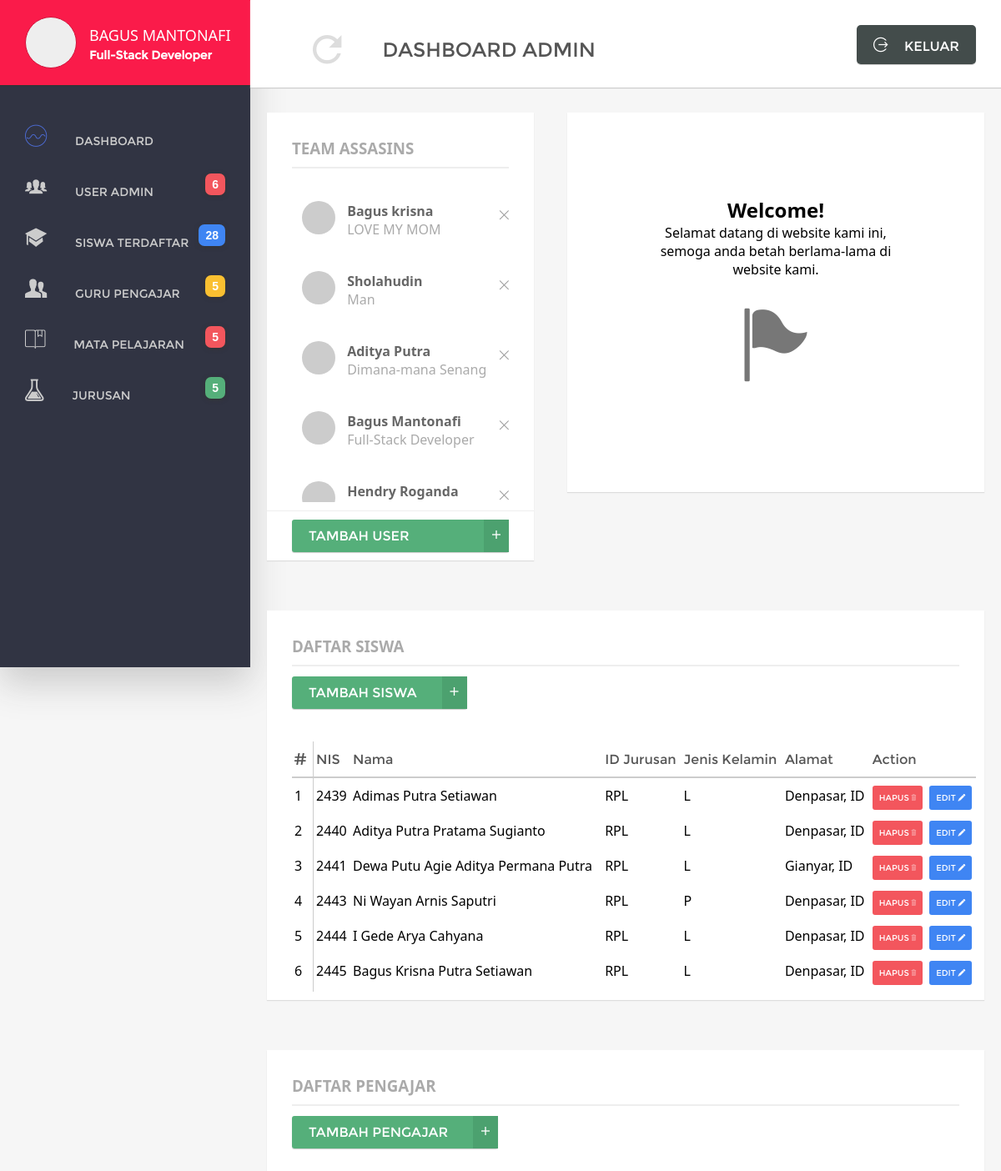
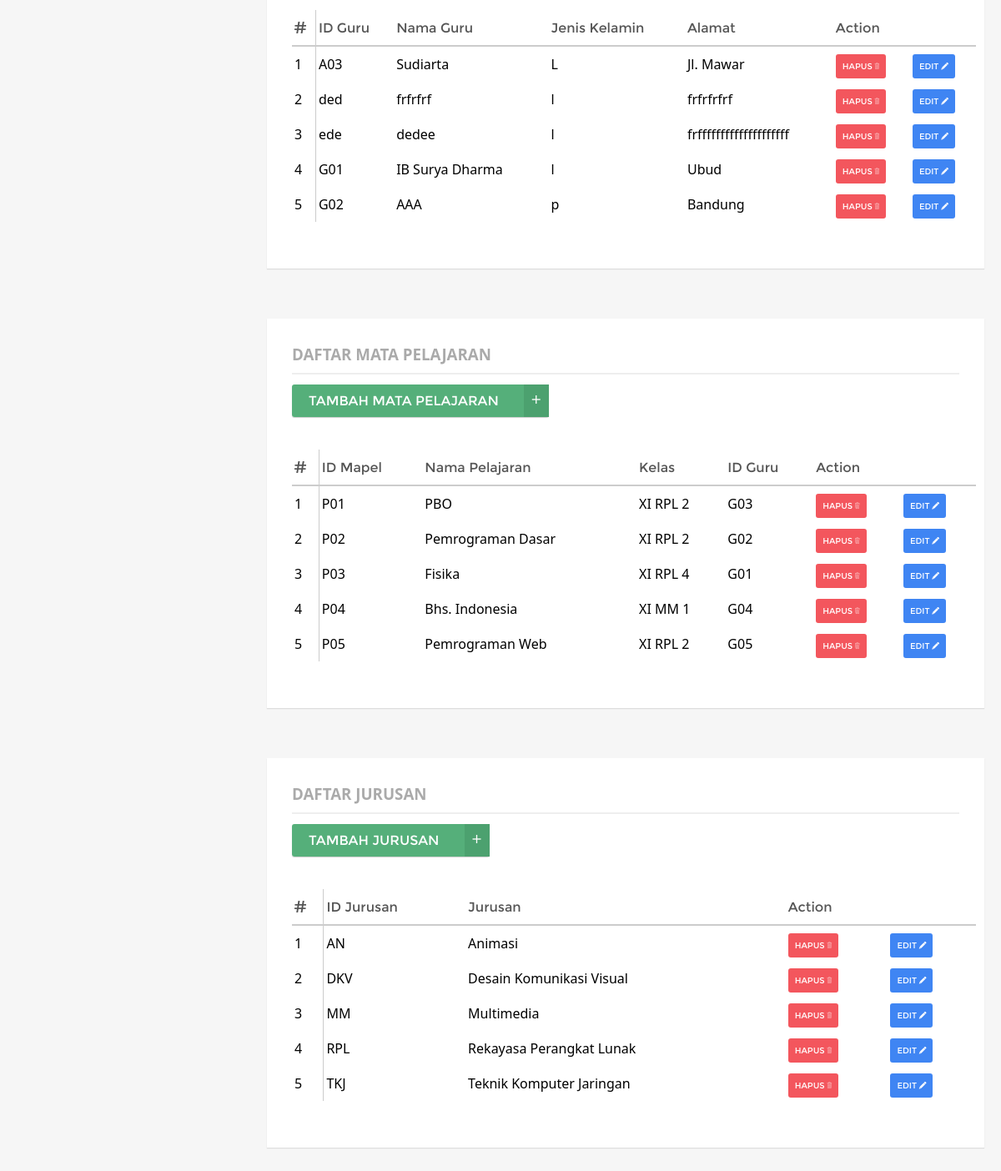
Screenshot of / (signed in) with the database file from the repository (2 pictures, top to bottom).
### tables this page shows
CREATE TABLE IF NOT EXISTS `user` (
  `user_name` varchar(30) NOT NULL,
  `password` varchar(20) NOT NULL,
  `nama_lengkap` varchar(50) NOT NULL,
  `bio` varchar(100) NOT NULL
);

CREATE TABLE IF NOT EXISTS `siswa` (
  `NIS` int(4) NOT NULL,
  `nama` varchar(50) NOT NULL,
  `id_jurusan` varchar(10) NOT NULL,
  `jk` varchar(1) NOT NULL,
  `alamat` varchar(50) NOT NULL
);

CREATE TABLE IF NOT EXISTS `guru` (
  `id_guru` varchar(3) NOT NULL,
  `nama_guru` varchar(50) NOT NULL,
  `jk` varchar(1) NOT NULL,
  `alamat` varchar(50) NOT NULL
);

CREATE TABLE IF NOT EXISTS `pelajaran` (
  `id_pelajaran` varchar(3) NOT NULL,
  `nama_pelajaran` varchar(50) NOT NULL,
  `kelas` varchar(10) NOT NULL,
  `id_guru` varchar(3) NOT NULL
);

CREATE TABLE IF NOT EXISTS `jurusan` (
  `id_jurusan` varchar(3) NOT NULL,
  `jurusan` varchar(100) NOT NULL
);

### partials/list/siswa.php (the view, shortened to what this page needs)
<div id="siswa">
	<div class="list-table">
		<div class="card">
			<div class="header">
				<h3>DAFTAR SISWA</h3>
				<hr>
			</div>
			<div class="command">
				<a href="pages/form/tambah/TambahSiswa.php" class="btn-tambah">TAMBAH SISWA</a>
			</div>
			<div class="list">
				<div class="scrolling">
					<table>
						<thead>
							<tr>
								<th><i class="icon ion-pound"></i></th>
								<th>NIS</th>
								<th>Nama</th>
								<th>ID Jurusan</th>
								<th>Jenis Kelamin</th>
								<th>Alamat</th>
								<th colspan="2" align="center">Action</th>
							</tr>
						</thead>
						<tbody>
						<?php
							$urut = 1;
							$tampilkan = mysql_query("select * from siswa");
							while($hasil = mysql_fetch_array($tampilkan)){
								?>
								<tr>
									<td><?php echo $urut++; ?></td>
									<td><?php echo $hasil['0']; ?></td>
									<td><?php echo $hasil['1']; ?></td>
									<td><?php echo $hasil['2']; ?></td>
									<td><?php echo $hasil['3']; ?></td>
									<td><?php echo $hasil['4']; ?></td>
									<td>
										<a href="pages/form/hapus/ProsesHapusSiswa.php?nis=<?php echo $hasil['0']; ?>" class="hapus">HAPUS
										<i class="icon ion-ios-trash-outline"></i>
										</a>
									</td>
									<td>
										<a href="pages/form/update/UpdateSiswa.php?nis=<?php echo $hasil['0']; ?>" class="edit">
											EDIT
											<i class="icon ion-edit"></i>
										</a>
									</td>
								</tr>
								<?php
							}
						?>
						</tbody>
					</table>
				</div>
			</div>
		</div>
	</div>
</div>

### partials/list/user.php
<div id="user-team">
	<div class="card">
		<div class="header">
			<h3>TEAM ASSASINS</h3>
			<hr>
		</div>
		<div class="list">
			<ul>
				<?php
				$query = mysql_query("SELECT * FROM user");
				?>
				<?php while($data = mysql_fetch_array($query)){?>
				<li>
					<div class="item">
						<span class="avatar"></span>
						<div class="desc">
							<h6 class="name"><?php echo $data["nama_lengkap"]; ?></h6>
							<p><?php echo $data["bio"]; ?></p>
						</div>
						<a class="hapus" href="pages/form/hapus/ProsesHapusUser.php?user=<?php echo $data["user_name"]; ?>"></a>
					</div>
				</li>
				<?php } ?>
			</ul>
		</div>
		<div class="footer">
			<a href="pages/form/tambah/TambahUser.php" class="btn-tambah">TAMBAH USER</a>
		</div>
	</div>
</div>

### partials/list/guru.php
<?php
$query = mysql_query("SELECT * FROM guru");
$i = 1;
?>
<div id="guru">
	<div class="list-table">
		<div class="card">
			<div class="header">
				<h3>DAFTAR PENGAJAR</h3>
				<hr>
			</div>
			<div class="command">
				<a href="pages/form/tambah/TambahGuru.php" class="btn-tambah">TAMBAH PENGAJAR</a>
			</div>
			<div class="list">
			<div class="scrolling">
				<table>
					<thead>
						<tr>
							<th><i class="icon ion-pound"></i></th>
							<th>ID Guru</th>
							<th>Nama Guru</th>
							<th>Jenis Kelamin</th>
							<th>Alamat</th>
							<th colspan="2" align="center">Action</th>
						</tr>
					</thead>
					<tbody>
						<?php while($data = mysql_fetch_array($query)){ ?>
						<tr>
							<td><?php echo $i++; ?></td>
							<td><?php echo $data['id_guru']; ?></td>
							<td><?php echo $data['nama_guru']; ?></td>
							<td><?php echo $data['jk']; ?></td>
							<td><?php echo $data['alamat']; ?></td>
							<td>
								<a href="pages/form/hapus/ProsesHapusGuru.php?id=<?php echo $data['id_guru']; ?>" class="hapus">
									HAPUS
								<i class="icon ion-ios-trash-outline"></i>
								</a>
							</td>
							<td>
								<a href="pages/form/update/UpdateGuru.php?id=<?php echo $data['id_guru']; ?>" class="edit">
									EDIT
								<i class="icon ion-edit"></i>
								</a>
							</td>
						</tr>
						<?php } ?>
					</tbody>
				</table>
				</div>
			</div>
		</div>
	</div>
</div>

### partials/list/mapel.php
<?php
	$sql = mysql_query('select * from pelajaran');
?>
<div id="mapel">
	<div class="list-table">
		<div class="card">
			<div class="header">
				<h3>DAFTAR MATA PELAJARAN</h3>
				<hr>
			</div>
			<div class="command">
				<a href="pages/form/tambah/TambahMapel.php" class="btn-tambah">TAMBAH MATA PELAJARAN</a>
			</div>
			<div class="list">
				<div class="scrolling">
					<table>
						<thead>
							<tr>
								<th><i class="icon ion-pound"></i></th>
								<th>ID Mapel</th>
								<th>Nama Pelajaran</th>
								<th>Kelas</th>
								<th>ID Guru</th>
								<th colspan="2" align="center">Action</th>
							</tr>
						</thead>
						<tbody>
						<?php
							$i=1;
while($data= mysql_fetch_array($sql)){
							?>
							<tr>
								<td><?php echo $i++;?></td>
								<td><?php echo $data['id_pelajaran'];?></td>
								<td><?php echo $data['nama_pelajaran'];?></td>
								<td><?php echo $data['kelas'];?></td>
								<td><?php echo $data['id_guru'];?></td>
								<td>
									<a href="pages/form/hapus/ProsesHapusMapel.php?id=<?php echo $data['id_pelajaran']?>" class="hapus">
										HAPUS
									<i class="icon ion-ios-trash-outline"></i>
									</a>
								</td>
								<td>
									<a href="pages/form/update/UpdateMapel.php?id=<?php echo $data['id_pelajaran']; ?>" class="edit">
										EDIT
									<i class="icon ion-edit"></i>
									</a>
								</td>
							</tr>
							<?php
								}
							?>
						</tbody>
					</table>
				</div>
			</div>
		</div>
	</div>
</div>

### partials/list/jurusan.php (shortened to what this page needs)
<?php
    $query = mysql_query("SELECT * FROM jurusan");
    $i = 1;
?>
<div id="jurusan">
	<div class="list-table">
		<div class="card">
			<div class="header">
				<h3>DAFTAR JURUSAN</h3>
				<hr>
			</div>
			<div class="command">
				<a href="pages/form/tambah/TambahJurusan.php" class="btn-tambah">TAMBAH JURUSAN</a>
			</div>
			<div class="list">
				<div class="scrolling">
					<table>
						<thead>
							<tr>
								<th><i class="icon ion-pound"></i></th>
								<th>ID Jurusan</th>
								<th>Jurusan</th>
								<th colspan="2" align="center">Action</th>
							</tr>
						</thead>
						<tbody>
                        <?php while($data = mysql_fetch_array($query)){ ?>
							<tr>
								<td><?php echo $i++; ?></td>
								<td><?php echo $data["id_jurusan"]; ?></td>
								<td><?php echo $data["jurusan"]; ?></td>
								<td>
									<a href="pages/form/hapus/ProsesHapusJurusan.php?id=<?php echo $data["id_jurusan"]; ?>" class="hapus">
										HAPUS
									<i class="icon ion-ios-trash-outline"></i>
									</a>
								</td>
								<td>
									<a href="pages/form/update/UpdateJurusan.php?id=<?php echo $data["id_jurusan"]; ?>" class="edit">
										EDIT
									<i class="icon ion-edit"></i>
									</a>
								</td>
							</tr>
							<?php } ?>
						</tbody>
					</table>
				</div>
			</div>
		</div>
	</div>
</div>

### css/style.css (style rules this page uses)
* { padding: 0; margin: 0; font-family: 'segoe ui', sans-serif; }
body { font-family: 'raleway', 'segoe ui',sans-serif; background: #F6F6F6; }
div, nav, header, footer, input, section, table, textarea { box-sizing: border-box; }
.card { background: #fff; min-height: 100px; width: 100%; box-shadow: 0 1px 1px 0 #ddd; }
section#main div#content div.header { padding: 10px 30px; padding-top: 30px; }
section#main div#content div.header h3 { color: #aaa; font-weight: 600; }
section#main div#content div.header hr { border: 1px solid #eee; margin-top: 10px; }
section#main div#content div#user-team { width: 40%; min-height: 100px; padding: 30px 20px; position: relative; float: left; }
section#main div#content div#user-team::after { display: block; content: ""; clear: both; }
section#main div#content div#user-team div.list { padding: 10px 30px; padding-right: 10px; }
section#main div#content div#user-team div.list ul { max-height: 380px; overflow-y: scroll; list-style-type: none; }
section#main div#content div#user-team div.list ul li { display: block; }
section#main div#content div#user-team div.list ul li div.item { position: relative; }
section#main div#content div#user-team div.list ul li div.item a { display: inline-block; position: absolute; color: #fff; text-decoration: none; border-radius: 100%; top: 20px; right: 10px; }
section#main div#content div#user-team div.list ul li div.item a:before { transition: all .3s ease; color: #999; font-size: 30px; font-family: 'ionicons'; content: "\f404"; padding: 10px; }
section#main div#content div#user-team div.list ul li div { padding: 10px 0; padding-left: 12px; text-decoration: none; display: block; }
section#main div#content div#user-team div.list ul li div span.avatar { width: 40px; height: 40px; border-radius: 100%; background: #ccc; display: inline-block; }
section#main div#content div#user-team div.list ul li div div.desc { padding-left: 10px; display: inline-block; }
section#main div#content div#user-team div.list ul li div div.desc h6 { font-size: 16px; color: #666; text-decoration: none; }
section#main div#content div#user-team div.list ul li div div.desc p { font-size: 16px; color: #aaa; }
section#main div#content div#user-team div.footer { border-top: 1px solid #eee; padding: 10px 30px; }
section#main div#content div#user-team div.footer .btn-tambah { display: block; }
section#main div#content div.list-table { width: 100%; padding: 30px 20px; position: relative; }
section#main div#content div.list-table div.command { width: 100%; min-height: 70px; padding: 10px 30px; padding-right: 20px; display: block; }
section#main div#content div.list-table div.list { padding: 10px 30px; padding-right: 10px; display: block; }
section#main div#content div.list-table div.list div.scrolling { overflow-y: scroll; height: 300px; }
section#main div#content div.list-table div.list table { border-collapse: collapse; width: 100%; }
section#main div#content div.list-table div.list table .hapus, section#main div#content div.list-table div.list table .edit { font-size: 10px; padding: 8px; text-decoration: none; color: #fff; font-family: 'montserrat', 'segoe ui', sans-serif; border-radius: 3px; }
section#main div#content div.list-table div.list table .hapus { background: #F3565D; }
section#main div#content div.list-table div.list table .edit { background: #3F85F3; }
section#main div#content div.list-table div.list table thead { background: #fff; }
section#main div#content div.list-table div.list table thead th:nth-of-type(1) { border-right: 1px solid #ccc; }
section#main div#content div.list-table div.list table tbody tr td { padding: 10px 3px; }
section#main div#content div.list-table div.list table tbody tr td:nth-of-type(1) { border-right: 1px solid #ccc; }
section#main div#content div.list-table div.list table thead { border-bottom: 1px solid #ccc; }
section#main div#content div.list-table div.list table thead th { padding: 10px 3px; font-weight: 200; color: #555; text-align: left; font-family: 'montserrat', 'segoe ui', sans-serif; }
#dahsboard, #siswa { width: 100%; min-height: 1px; }
.btn-tambah { background: #55AF7A; color: #fff; padding: 10px 20px; font-family: 'montserrat', 'segoe ui', sans-serif; border: none; box-shadow: 0 1px 1px 0 #ccc; border-radius: 3px; position: relative; padding-right: 60px; text-decoration: none; }
.btn-tambah:after { content: "\f2c7"; font-family: 'ionicons'; position: absolute; top: 0; bottom: 0; right: 0; padding: 10px; background: #4CA16F; }

### rows the page displays
user: nama_lengkap "Bagus krisna", bio "LOVE MY MOM"
user: nama_lengkap "Sholahudin", bio "Man"
user: nama_lengkap "Aditya Putra", bio "Dimana-mana Senang"
user: nama_lengkap "Bagus Mantonafi", bio "Full-Stack Developer"
user: nama_lengkap "Hendry Roganda"
siswa: NIS "2439", nama "Adimas Putra Setiawan", id_jurusan "RPL", jk "L", alamat "Denpasar, ID"
siswa: NIS "2440", nama "Aditya Putra Pratama Sugianto", id_jurusan "RPL", jk "L", alamat "Denpasar, ID"
siswa: NIS "2441", nama "Dewa Putu Agie Aditya Permana Putra", id_jurusan "RPL", jk "L", alamat "Gianyar, ID"
siswa: NIS "2443", nama "Ni Wayan Arnis Saputri", id_jurusan "RPL", jk "P", alamat "Denpasar, ID"
siswa: NIS "2444", nama "I Gede Arya Cahyana", id_jurusan "RPL", jk "L", alamat "Denpasar, ID"
siswa: NIS "2445", nama "Bagus Krisna Putra Setiawan", id_jurusan "RPL", jk "L", alamat "Denpasar, ID"
guru: id_guru "A03", nama_guru "Sudiarta", jk "L", alamat "Jl. Mawar"
guru: id_guru "ded", nama_guru "frfrfrf", jk "l", alamat "frfrfrfrf"
guru: id_guru "ede", nama_guru "dedee", jk "l", alamat "frffffffffffffffffffff"
guru: id_guru "G01", nama_guru "IB Surya Dharma", jk "l", alamat "Ubud"
guru: id_guru "G02", nama_guru "AAA", jk "p", alamat "Bandung"
pelajaran: id_pelajaran "P01", nama_pelajaran "PBO", kelas "XI RPL 2", id_guru "G03"
pelajaran: id_pelajaran "P02", nama_pelajaran "Pemrograman Dasar", kelas "XI RPL 2", id_guru "G02"
pelajaran: id_pelajaran "P03", nama_pelajaran "Fisika", kelas "XI RPL 4", id_guru "G01"
pelajaran: id_pelajaran "P04", nama_pelajaran "Bhs. Indonesia", kelas "XI MM 1", id_guru "G04"
pelajaran: id_pelajaran "P05", nama_pelajaran "Pemrograman Web", kelas "XI RPL 2", id_guru "G05"
jurusan: id_jurusan "AN", jurusan "Animasi"
jurusan: id_jurusan "DKV", jurusan "Desain Komunikasi Visual"
jurusan: id_jurusan "MM", jurusan "Multimedia"
jurusan: id_jurusan "RPL", jurusan "Rekayasa Perangkat Lunak"
jurusan: id_jurusan "TKJ", jurusan "Teknik Komputer Jaringan"

### other values shown
$_SESSION["nama"] "BAGUS MANTONAFI"
$_SESSION["bio"] "Full-Stack Developer"
mysql_num_rows($sql) "6 28 5 5 5"
